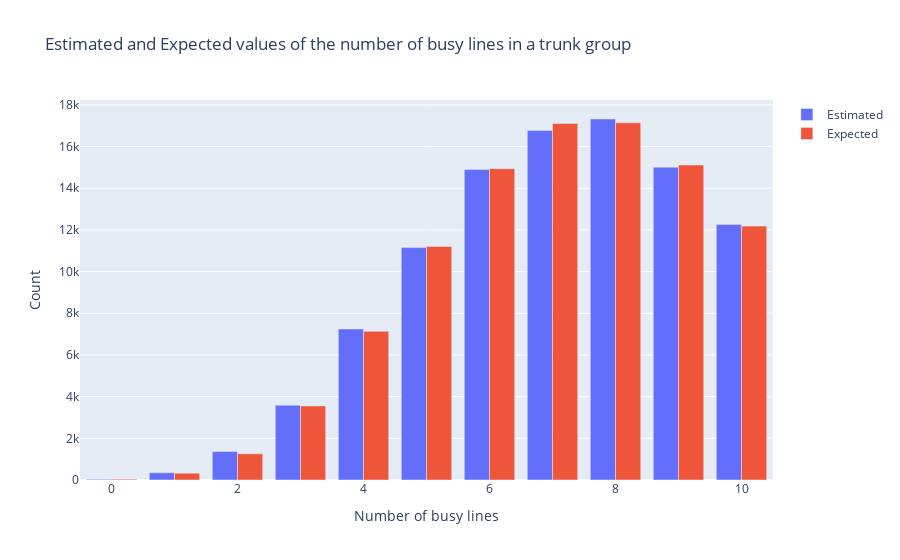

Notebook code for this chart:
### Code cell
#1The number of busy lines in a trunk group (Erlang system) is
#given by a truncated Poisson distribution

#unnormalized probability mass function
g = lambda x : A**x / factorial(x)


def metropolis_hastings(g,N,m, burn_in = int(N)):
    #X and Y are random integers from 0 to m
    U = np.random.uniform(0,1,N + burn_in)
    X = np.zeros(N + burn_in,dtype = int)
    X[0] = 3
    #prob_of_sampling = np.minimum(g(X)/g(Y),np.ones(N))
    #sample X with probability prob_of_sampling
    for i in range(1,N+burn_in):
        x = X[i-1]
        y = np.random.randint(0,m+1)
        
        if U[i] <= min(g(y) / g(x),1) :
            X[i] = y
        else:
            X[i] = x
            
    # X = np.where(U<prob_of_sampling,X,Y)
    X = X[burn_in:]
    return X

def truncated_poisson_samples(lam, low, high, size=1, numvars = 1):
    samples = []
    while len(samples) < size:
        x = np.random.poisson(lam, numvars)
        if low <= x <= high:
            samples.append(x)
    return np.array(samples)

X_est = metropolis_hastings(g,N,m)
#X_est is the number of busy lines in a trunk group
#create histogram and plot i
hist_estimate,_ = np.histogram(X_est, bins = np.arange(m+2))

#sample from the truncated poisson distribution
X_expected = truncated_poisson_samples(A, 0, m, N)
hist_expected,_ = np.histogram(X_expected, bins = np.arange(m+2))

#Do a Plotly histogram of the estimated values and the expected values in the same plot
fig = go.Figure()
fig.add_trace(go.Bar(x = list(range(m+1)), y = hist_estimate, name = 'Estimated'))
fig.add_trace(go.Bar(x = list(range(m+1)), y = hist_expected, name = 'Expected'))
fig.update_layout(title = 'Estimated and Expected values of the number of busy lines in a trunk group',
                  xaxis_title = 'Number of busy lines',
                  yaxis_title = 'Count')
fig.show()

T, p_value = chisquare(hist_estimate/N, hist_expected/N)
print('Chi-square test statistic:', T)
print('P-value:', p_value)

### Figure 1 — Plotly figure (JSON) as saved in the notebook; plotly's stock layout.template omitted (floating-point values rounded to 4 significant figures)
{"data": [{"name": "Estimated", "type": "bar", "x": [0, 1, 2, 3, 4, 5, 6, 7, 8, 9, 10], "y": [32, 348, 1367, 3585, 7246, 11153, 14896, 16775, 17323, 15009, 12266]}, {"name": "Expected", "type": "bar", "x": [0, 1, 2, 3, 4, 5, 6, 7, 8, 9, 10], "y": [41, 326, 1258, 3555, 7133, 11208, 14940, 17104, 17138, 15114, 12183]}], "layout": {"title": {"text": "Estimated and Expected values of the number of busy lines in a trunk group"}, "xaxis": {"title": {"text": "Number of busy lines"}}, "yaxis": {"title": {"text": "Count"}}}}
